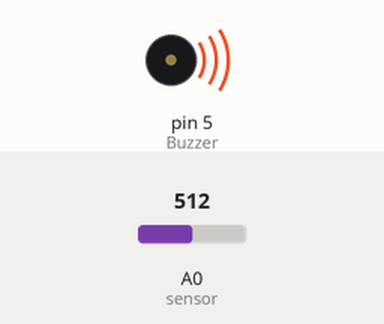
Bench run of a sketch on a simulated Arduino Uno, built with avr-gcc and run on an emulated ATmega328P. On the bench: buzzer (waves = sounding). The test bench sets the inputs (shaded band); at power-on: A0 (sensor) = 512.

Above: at 0.1 s.
Timing chart, 0 to 1.6 s (numbered marks = the images above):
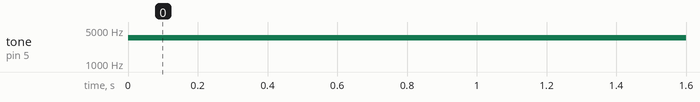

The sketch:

thremim.ino.ino
```cpp
int ValorSensor = 0;
int nota = 0;
const int Buzzer = 5;
const int sensor = 0;
void setup(){
}
void loop(){
ValorSensor = analogRead(sensor);
nota = map(ValorSensor, 1023, 0, 1000, 6000);
tone(Buzzer, nota, 20);
delay(10);
}
```

Measured:
- by itself, tone on pin 5 (Buzzer): silent → 3497 Hz at 0.00 s
